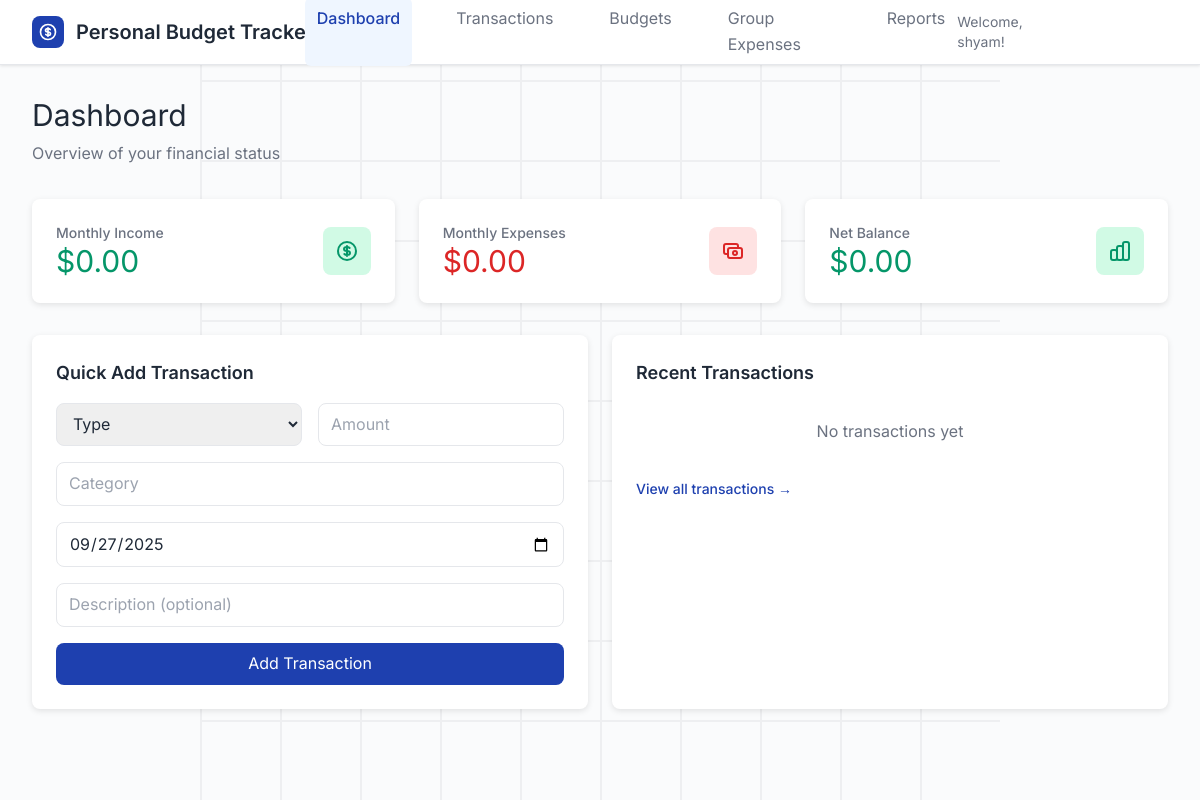
The page /dashboard (signed in) on the database as committed earlier.
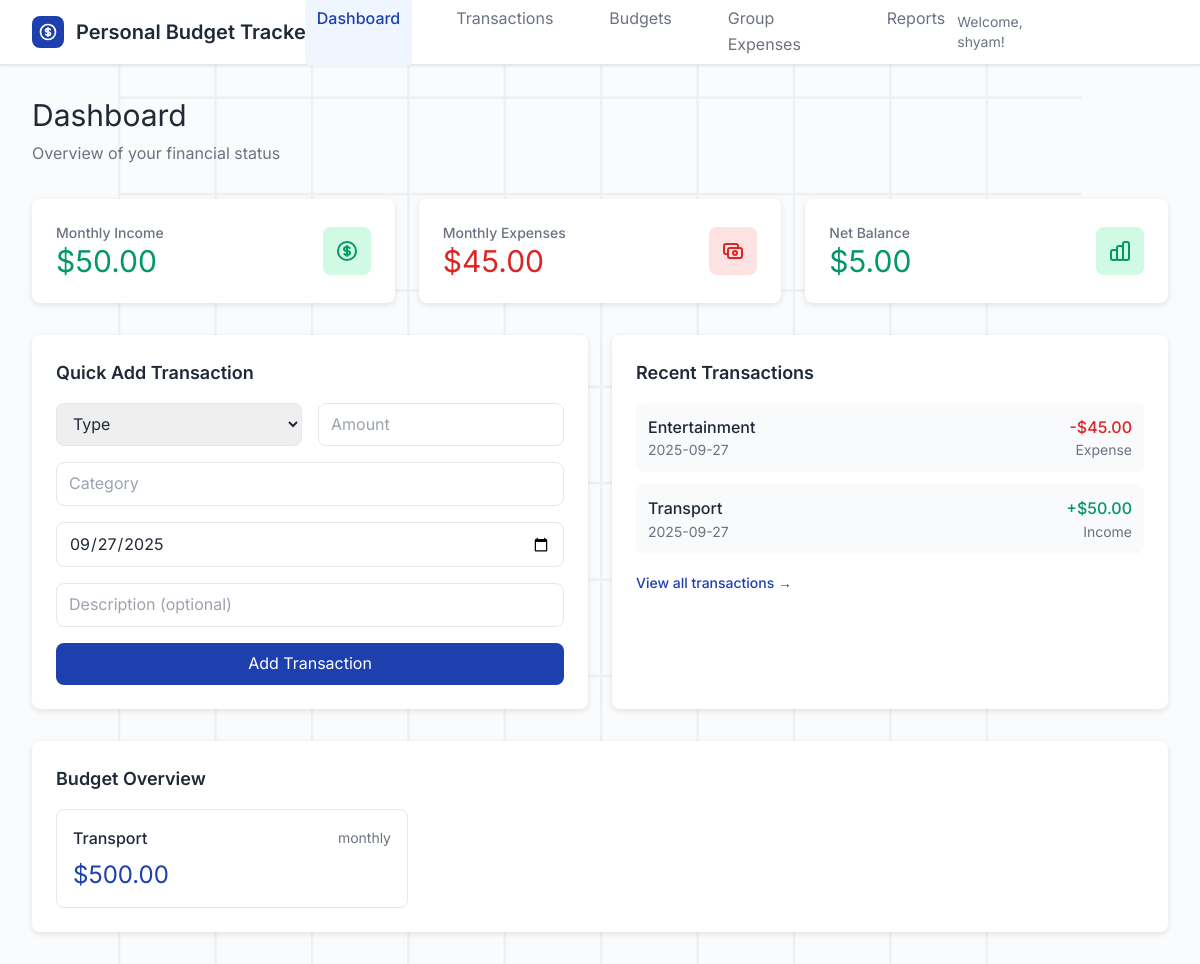
The same page on the database as committed later.
### tables this page shows
CREATE TABLE transactions (
                    id INTEGER PRIMARY KEY AUTOINCREMENT,
                    user_id INTEGER NOT NULL,
                    type TEXT NOT NULL,
                    category TEXT NOT NULL,
                    amount REAL NOT NULL,
                    description TEXT,
                    date DATE NOT NULL,
                    created_at TIMESTAMP DEFAULT CURRENT_TIMESTAMP,
                    FOREIGN KEY (user_id) REFERENCES users (id)
                );

CREATE TABLE budgets (
                    id INTEGER PRIMARY KEY AUTOINCREMENT,
                    user_id INTEGER NOT NULL,
                    category TEXT NOT NULL,
                    amount REAL NOT NULL,
                    period TEXT NOT NULL,
                    created_at TIMESTAMP DEFAULT CURRENT_TIMESTAMP,
                    FOREIGN KEY (user_id) REFERENCES users (id)
                );

### app.py (the view)
@app.route('/dashboard')
def dashboard():
    if 'user_id' not in session:
        return redirect(url_for('login'))
    conn = get_db_connection()
    recent_transactions = conn.execute('''
        SELECT * FROM transactions
        WHERE user_id = ?
        ORDER BY date DESC, created_at DESC
        LIMIT 10
    ''', (session['user_id'],)).fetchall()
    current_month = datetime.now().strftime('%Y-%m')
    monthly_income = conn.execute('''
        SELECT COALESCE(SUM(amount), 0) as total
        FROM transactions
        WHERE user_id = ? AND type = 'income' AND date LIKE ?
    ''', (session['user_id'], f'{current_month}%')).fetchone()['total']
    monthly_expenses = conn.execute('''
        SELECT COALESCE(SUM(amount), 0) as total
        FROM transactions
        WHERE user_id = ? AND type = 'expense' AND date LIKE ?
    ''', (session['user_id'], f'{current_month}%')).fetchone()['total']
    budgets = conn.execute('''
        SELECT * FROM budgets WHERE user_id = ?
    ''', (session['user_id'],)).fetchall()
    conn.close()
    return render_template('dashboard.html',
                         recent_transactions=recent_transactions,
                         monthly_income=monthly_income,
                         monthly_expenses=monthly_expenses,
                         budgets=budgets)

### app.py (called while the page is built)
def get_db_connection():
    conn = sqlite3.connect('budget_tracker.db')
    conn.row_factory = sqlite3.Row
    return conn

### templates/dashboard.html (shortened to what this page needs)
{% extends "base.html" %}
{% block content %}
<div class="absolute inset-0 opacity-5">
    <svg class="w-full h-full" viewBox="0 0 100 100" xmlns="http://www.w3.org/2000/svg">
        <defs>
            <pattern id="grid" width="10" height="10" patternUnits="userSpaceOnUse">
                <path d="M 10 0 L 0 0 0 10" fill="none" stroke="currentColor" stroke-width="0.5"/>
            </pattern>
        </defs>
        <rect width="100" height="100" fill="url(#grid)"/>
    </svg>
</div>
<header class="relative bg-white shadow-elevation-1 border-b border-border">
    <div class="max-w-7xl mx-auto px-4 sm:px-6 lg:px-8">
        <div class="flex justify-between items-center h-16">
            <div class="flex items-center">
                <div class="flex-shrink-0 flex items-center">
                    <div class="w-8 h-8 bg-primary rounded-lg flex items-center justify-center mr-3">
                    </div>
                    <h1 class="text-xl font-semibold text-text-primary">Personal Budget Tracker</h1>
                </div>
            </div>
            <nav class="hidden md:flex space-x-8">
                <a href="{{ url_for('dashboard') }}" class="text-primary font-medium px-3 py-2 rounded-md bg-primary-50">
                    Dashboard
                </a>
                <a href="{{ url_for('transactions') }}" class="text-text-secondary hover:text-text-primary px-3 py-2 rounded-md hover:bg-gray-50 transition-colors">
                    Transactions
                </a>
                <a href="{{ url_for('budgets') }}" class="text-text-secondary hover:text-text-primary px-3 py-2 rounded-md hover:bg-gray-50 transition-colors">
                    Budgets
                </a>
                <a href="{{ url_for('group_expenses') }}" class="text-text-secondary hover:text-text-primary px-3 py-2 rounded-md hover:bg-gray-50 transition-colors">
                    Group Expenses
                </a>
                <a href="{{ url_for('reports') }}" class="text-text-secondary hover:text-text-primary px-3 py-2 rounded-md hover:bg-gray-50 transition-colors">
                    Reports
                </a>
            </nav>
            <div class="flex items-center space-x-4">
                <span class="text-sm text-text-secondary">Welcome, {{ session.user_name }}!</span>
                <a href="{{ url_for('logout') }}" class="bg-red-500 hover:bg-red-600 text-white px-4 py-2 rounded-lg transition-colors">
                </a>
            </div>
        </div>
    </div>
</header>
<main class="relative max-w-7xl mx-auto px-4 sm:px-6 lg:px-8 py-8">
    <div class="mb-8">
        <h2 class="text-3xl font-bold text-text-primary mb-2">Dashboard</h2>
        <p class="text-text-secondary">Overview of your financial status</p>
    </div>
    <div class="grid grid-cols-1 md:grid-cols-3 gap-6 mb-8">
        <div class="bg-white rounded-lg shadow-elevation-2 p-6">
            <div class="flex items-center justify-between">
                <div>
                    <p class="text-sm font-medium text-text-secondary">Monthly Income</p>
                    <p class="text-3xl font-bold text-success-600">${{ "%.2f"|format(monthly_income) }}</p>
                </div>
                <div class="w-12 h-12 bg-success-100 rounded-lg flex items-center justify-center">
                </div>
            </div>
        </div>
        <div class="bg-white rounded-lg shadow-elevation-2 p-6">
            <div class="flex items-center justify-between">
                <div>
                    <p class="text-sm font-medium text-text-secondary">Monthly Expenses</p>
                    <p class="text-3xl font-bold text-error-600">${{ "%.2f"|format(monthly_expenses) }}</p>
                </div>
                <div class="w-12 h-12 bg-error-100 rounded-lg flex items-center justify-center">
                    <svg class="w-6 h-6 text-error-600" fill="none" stroke="currentColor" viewBox="0 0 24 24">
                        <path stroke-linecap="round" stroke-linejoin="round" stroke-width="2" d="M17 9V7a2 2 0 00-2-2H5a2 2 0 00-2 2v6a2 2 0 002 2h2m2 4h10a2 2 0 002-2v-6a2 2 0 00-2-2H9a2 2 0 00-2 2v6a2 2 0 002 2zm7-5a2 2 0 11-4 0 2 2 0 014 0z"/>
                    </svg>
                </div>
            </div>
        </div>
        <div class="bg-white rounded-lg shadow-elevation-2 p-6">
            <div class="flex items-center justify-between">
                <div>
                    <p class="text-sm font-medium text-text-secondary">Net Balance</p>
                    <p class="text-3xl font-bold {{ 'text-success-600' if (monthly_income - monthly_expenses) >= 0 else 'text-error-600' }}">
                        ${{ "%.2f"|format(monthly_income - monthly_expenses) }}
                    </p>
                </div>
                <div class="w-12 h-12 {{ 'bg-success-100' if (monthly_income - monthly_expenses) >= 0 else 'bg-error-100' }} rounded-lg flex items-center justify-center">
                    <svg class="w-6 h-6 {{ 'text-success-600' if (monthly_income - monthly_expenses) >= 0 else 'text-error-600' }}" fill="none" stroke="currentColor" viewBox="0 0 24 24">
                        <path stroke-linecap="round" stroke-linejoin="round" stroke-width="2" d="M9 19v-6a2 2 0 00-2-2H5a2 2 0 00-2 2v6a2 2 0 002 2h2a2 2 0 002-2zm0 0V9a2 2 0 012-2h2a2 2 0 012 2v10m-6 0a2 2 0 002 2h2a2 2 0 002-2m0 0V5a2 2 0 012-2h2a2 2 0 012 2v14a2 2 0 01-2 2h-2a2 2 0 01-2-2z"/>
                    </svg>
                </div>
            </div>
        </div>
    </div>
    <div class="grid grid-cols-1 md:grid-cols-2 gap-6 mb-8">
        <div class="bg-white rounded-lg shadow-elevation-2 p-6">
            <h3 class="text-lg font-semibold text-text-primary mb-4">Quick Add Transaction</h3>
            <form action="{{ url_for('add_transaction') }}" method="POST" class="space-y-4">
                <div class="grid grid-cols-2 gap-4">
                    <select name="type" required class="px-3 py-2 border border-border rounded-lg focus:ring-2 focus:ring-primary focus:border-primary">
                        <option value="">Type</option>
                    </select>
                    <input type="number" name="amount" step="0.01" placeholder="Amount" required
                           class="px-3 py-2 border border-border rounded-lg focus:ring-2 focus:ring-primary focus:border-primary">
                </div>
                <input type="text" name="category" placeholder="Category" required
                       class="w-full px-3 py-2 border border-border rounded-lg focus:ring-2 focus:ring-primary focus:border-primary">
                <input type="date" name="date" required
                       class="w-full px-3 py-2 border border-border rounded-lg focus:ring-2 focus:ring-primary focus:border-primary">
                <input type="text" name="description" placeholder="Description (optional)"
                       class="w-full px-3 py-2 border border-border rounded-lg focus:ring-2 focus:ring-primary focus:border-primary">
                <button type="submit" class="w-full bg-primary hover:bg-primary-700 text-white py-2 px-4 rounded-lg transition-colors">
                    Add Transaction
                </button>
            </form>
        </div>
        <div class="bg-white rounded-lg shadow-elevation-2 p-6">
            <h3 class="text-lg font-semibold text-text-primary mb-4">Recent Transactions</h3>
            <div class="space-y-3">
                {% for transaction in recent_transactions[:5] %}
                <div class="flex items-center justify-between p-3 bg-gray-50 rounded-lg">
                    <div>
                        <p class="font-medium text-text-primary">{{ transaction.category }}</p>
                        <p class="text-sm text-text-secondary">{{ transaction.date }}</p>
                    </div>
                    <div class="text-right">
                        <p class="font-medium {{ 'text-success-600' if transaction.type == 'income' else 'text-error-600' }}">
                            {{ '+' if transaction.type == 'income' else '-' }}${{ "%.2f"|format(transaction.amount) }}
                        </p>
                        <p class="text-sm text-text-secondary">{{ transaction.type.title() }}</p>
                    </div>
                </div>
                {% else %}
                <p class="text-text-secondary text-center py-4">No transactions yet</p>
                {% endfor %}
            </div>
            <div class="mt-4">
                <a href="{{ url_for('transactions') }}" class="text-primary hover:text-primary-700 text-sm font-medium">
                    View all transactions →
                </a>
            </div>
        </div>
    </div>
    {% if budgets %}
    <div class="bg-white rounded-lg shadow-elevation-2 p-6">
        <h3 class="text-lg font-semibold text-text-primary mb-4">Budget Overview</h3>
        <div class="grid grid-cols-1 md:grid-cols-2 lg:grid-cols-3 gap-4">
            {% for budget in budgets %}
            <div class="p-4 border border-border rounded-lg">
                <div class="flex items-center justify-between mb-2">
                    <h4 class="font-medium text-text-primary">{{ budget.category }}</h4>
                    <span class="text-sm text-text-secondary">{{ budget.period }}</span>
                </div>
                <div class="flex items-center justify-between">
                    <span class="text-2xl font-bold text-primary">${{ "%.2f"|format(budget.amount) }}</span>
                </div>
            </div>
            {% endfor %}
        </div>
    </div>
    {% endif %}
</main>
{% endblock %}

### templates/base.html (shortened to what this page needs)
<!DOCTYPE html>
<html lang="en">
<head>
    <link rel="stylesheet" href="{{ url_for('static', filename='css/main.css') }}">
</head>
<body class="{% block body_class %}min-h-screen bg-background{% endblock %}">
    {% block content %}{% endblock %}
</body>
</html>

Rows that differ between the two databases and show on the page:
added transactions: type "-", amount "45.00"
added transactions: type "+", amount "50.00"
added budgets: category "Transport", period "monthly", amount "500.00"
Other text that changed with them:
{{ "%.2f"|format(monthly_income) }}: "0.00" → "50.00"
{{ "%.2f"|format(monthly_expenses) }}: "0.00" → "45.00"
{{ "%.2f"|format(monthly_income - monthly_expenses) }}: "0.00" → "5.00"
text no longer shown: "No transactions yet"
text now shown: "Budget Overview"
